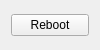
<?xml version="1.0" encoding="UTF-8"?>
<ui version="4.0">
 <class>MainWindow</class>
 <widget class="QMainWindow" name="MainWindow">
  <property name="geometry">
   <rect>
    <x>0</x>
    <y>0</y>
    <width>100</width>
    <height>50</height>
   </rect>
  </property>
  <property name="maximumSize">
   <size>
    <width>100</width>
    <height>50</height>
   </size>
  </property>
  <property name="windowTitle">
   <string>MainWindow</string>
  </property>
  <widget class="QWidget" name="centralWidget">
   <property name="minimumSize">
    <size>
     <width>100</width>
     <height>0</height>
    </size>
   </property>
   <layout class="QGridLayout" name="gridLayout_2">
    <item row="0" column="0">
     <layout class="QGridLayout" name="gridLayout">
      <item row="0" column="0">
       <widget class="QPushButton" name="pushButton">
        <property name="text">
         <string>Reboot</string>
        </property>
       </widget>
      </item>
     </layout>
    </item>
   </layout>
  </widget>
  <action name="actionAbout">
   <property name="text">
    <string>About</string>
   </property>
  </action>
 </widget>
 <layoutdefault spacing="6" margin="11"/>
 <resources/>
 <connections/>
</ui>
